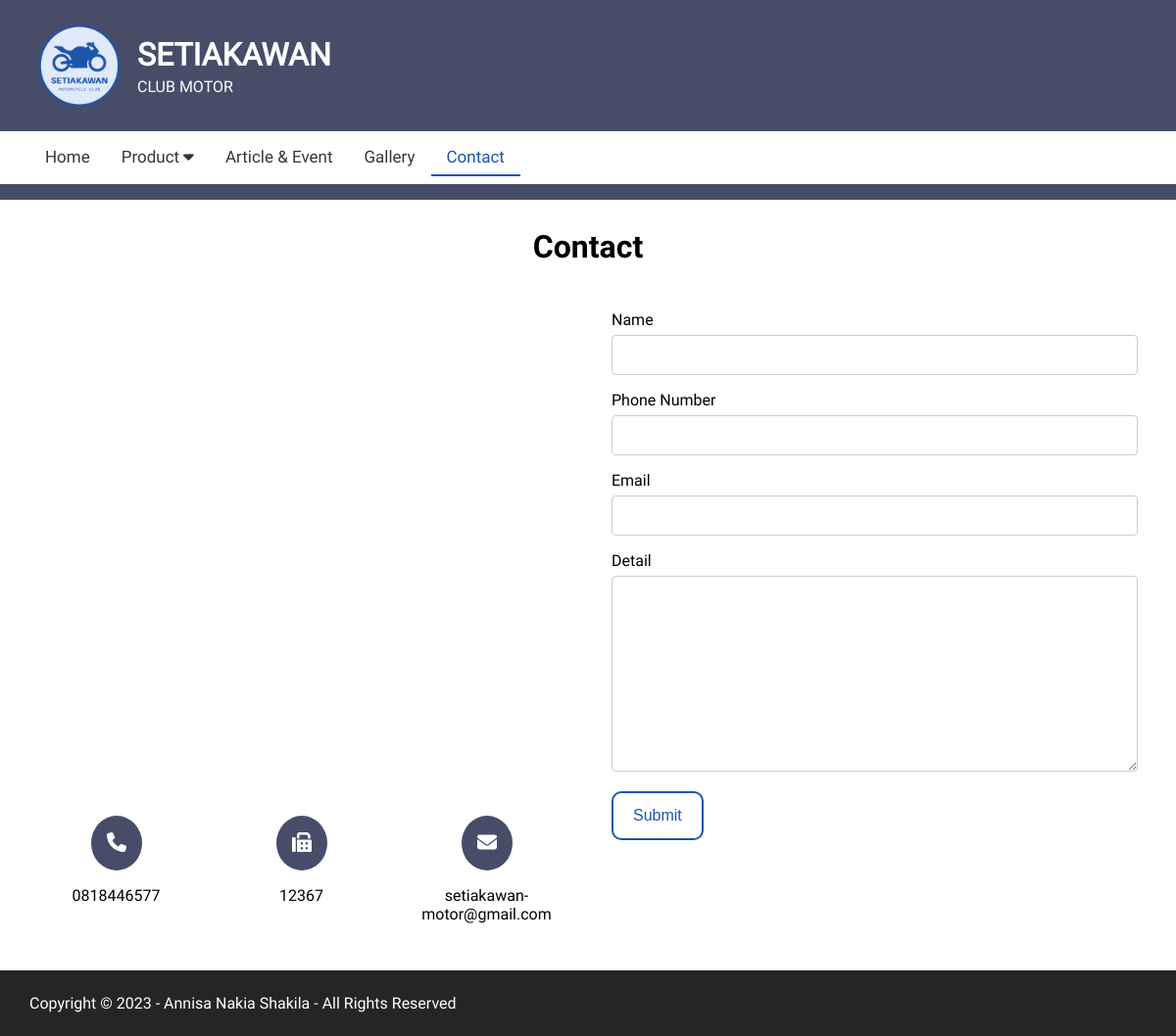
The page /contact.php on the database its author committed.
### tables this page shows
CREATE TABLE `company` (
  `id` int NOT NULL,
  `name` varchar(255) NOT NULL,
  `subname` varchar(255) NOT NULL,
  `email` varchar(255) DEFAULT NULL,
  `phone_no` varchar(15) DEFAULT NULL,
  `fax_no` varchar(50) DEFAULT NULL,
  `country` varchar(255) NOT NULL,
  `about` text,
  `visi` text,
  `misi` text,
  `logo` text,
  `alamat` text
);

### database.php (called while the page is built, shortened)
<?php
    class database{
        var $dbhost = "localhost";
        var $dbuser = "root";
        var $dbpass = "";
        var $dbname = "club-motor";
        var $db = "";
        function __construct(){
            try {
				$conn = new PDO("mysql:host=$this->dbhost;dbname=$this->dbname", $this->dbuser, $this->dbpass);
				$conn->exec("set names utf8");
                $conn->setAttribute(PDO::ATTR_ERRMODE, PDO::ERRMODE_EXCEPTION);
                $this->db = $conn;
			}
			catch (PDOException $e) {
                die("Connection failed: " . $e->getMessage());
			}
        }
        function getData($query){
            $row = $this->db->prepare($query);
            $row->execute();
            $data = $row->fetchAll();
            return $data;
        }
        function getCompany(){
            $query = "select * from company";
            $data = $this->getData($query);
            return $data[0] ?? null;
        }
    }
?>

### contact.php (the view, shortened to what this page needs)
<!DOCTYPE html>
<html>
<head>
    <?php
        $menu = 'contact.php';
        include 'include.php';
    ?>
</head>
<body>
<?php include 'header.php';?>
<div class="container bg-dark py-2"></div>
<div class="container">
    <div class="row my-2">
        <div class="col-md-12 mb-2">
            <h1 class="text-center"><b>Contact</b></h1>
            <div class="row mb-2">
                <div class="col-md-6 p-4">
                    <div class="mapouter mx-auto"><div class="gmap_canvas" style="border-radius:15px"><iframe width="600" height="500" id="gmap_canvas" src="https://maps.google.com/maps?q=bekasi&t=&z=13&ie=UTF8&iwloc=&output=embed" frameborder="0" scrolling="no" marginheight="0" marginwidth="0"><br></div></div>
                    <div class="row text-center mt-3">
                        <div class="col-md-4">
                            <div class="bg-dark radius-round p-3 d-inline-block mb-3">
                                <i class="fa-solid fa-phone text-white"></i>
                            </div><br>
                            <?php echo $company['phone_no'] ?? null ?>
                        </div>
                        <div class="col-md-4">
                            <div class="bg-dark radius-round p-3 d-inline-block mb-3">
                                <i class="fa-solid fa-fax text-white"></i>
                            </div><br>
                            <?php echo $company['fax_no'] ?? null ?>
                        </div>
                        <div class="col-md-4">
                            <div class="bg-dark radius-round p-3 d-inline-block mb-3">
                                <i class="fa-solid fa-envelope text-white"></i>
                            </div><br>
                            <?php echo $company['email'] ?? null ?>
                        </div>
                    </div>
                </div>
                <div class="col-md-6 p-4">
                <form action="save_contact.php" method="post">
                    <label for="name">Name</label>
                    <input type="text" id="name" name="name" required>
                    <label for="phone_no">Phone Number</label>
                    <input type="text" id="phone_no" name="phone_no" required>
                    <label for="email">Email</label>
                    <input type="text" id="email" name="email" required>
                    <label for="detail">Detail</label>
                    <textarea id="detail" name="detail"  style="height:200px" required></textarea>
                    <input type="submit" value="Submit" class="btn btn-blue">
                </form>
                </div>
            </div>
        </div>
    </div>
</div>
<?php include 'footer.php';?>
</body>
</html>

### header.php (shortened to what this page needs)
<div class="header container py-3">
    <table>
        <tr>
            <td class="text-center align-middle pe-2">
                <img src="<?php echo $company['logo'] ?? $defaultImage ?>" width="100px">
            </td>
            <td class="align-middle">
                <h1 class="mt-0 mb-1"><?php echo strtoupper($company['name'] ?? null) ?></h1>
                <?php echo strtoupper($company['subname'] ?? null) ?>
            </td>
        </tr>
    </table>
</div>
<nav class="topnav container py-2" id="myTopnav">
    <div class="topListNav">
        <a class="link <?php echo $menu == 'index.php'? 'active' : '' ?>" href="index.php">Home</a>
        <div class="dropdown <?php echo $menu == 'product.php'? 'active' : '' ?>">
            <button class="dropbtn <?php echo $menu == 'product.php'? 'active' : '' ?>">Product
                <i class="fa fa-caret-down"></i>
            </button>
        </div>
        <a class="link <?php echo $menu == 'article.php'? 'active' : '' ?>" href="article.php">Article & Event</a>
        <a class="link <?php echo $menu == 'gallery.php'? 'active' : '' ?>" href="gallery.php">Gallery</a>
        <a class="link <?php echo $menu == 'contact.php'? 'active' : '' ?>" href="contact.php">Contact</a>
    </div>
</nav>

### assets/css/grid.css (style rules this page uses)
* { -webkit-box-sizing: border-box; -moz-box-sizing: border-box; box-sizing: border-box; }
*:before, *:after { -webkit-box-sizing: border-box; -moz-box-sizing: border-box; box-sizing: border-box; }
.container:before, .container:after, .row:before, .row:after { display: table; content: " "; }
.row:after { clear: both; }
.row { margin-right: -15px; margin-left: -15px; }
.col-xs-1, .col-sm-1, .col-md-1, .col-lg-1, .col-xs-2, .col-sm-2, .col-md-2, .col-lg-2, .col-xs-3, .col-sm-3, .col-md-3, .col-lg-3, .col-xs-4, .col-sm-4, .col-md-4, .col-lg-4, .col-xs-5, .col-sm-5, .col-md-5, .col-lg-5, .col-xs-6, .col-sm-6, .col-md-6, .col-lg-6, .col-xs-7, .col-sm-7, .col-md-7, .col-lg-7, .col-xs-8, .col-sm-8, .col-md-8, .col-lg-8, .col-xs-9, .col-sm-9, .col-md-9, .col-lg-9, .col-xs-10, .col-sm-10, .col-md-10, .col-lg-10, .col-xs-11, .col-sm-11, .col-md-11, .col-lg-11, .col-xs-12, .col-sm-12, .col-md-12, .col-lg-12 { position: relative; min-height: 1px; padding-right: 15px; padding-left: 15px; }
@media (min-width: 992px) { .col-md-1, .col-md-2, .col-md-3, .col-md-4, .col-md-5, .col-md-6, .col-md-7, .col-md-8, .col-md-9, .col-md-10, .col-md-11, .col-md-12 { float: left; } }
@media (min-width: 992px) { .col-md-12 { width: 100%; } }
@media (min-width: 992px) { .col-md-6 { width: 50%; } }
@media (min-width: 992px) { .col-md-4 { width: 33.33333333%; } }

### assets/css/config.css (style rules this page uses)
.mx-auto { margin-right: auto !important; margin-left: auto !important; }
.my-2 { margin-top: 0.5rem !important; margin-bottom: 0.5rem !important; }
.mt-0 { margin-top: 0 !important; }
.mt-3 { margin-top: 1rem !important; }
.mb-1 { margin-bottom: 0.25rem !important; }
.mb-2 { margin-bottom: 0.5rem !important; }
.mb-3 { margin-bottom: 1rem !important; }
.p-3 { padding: 1rem !important; }
.p-4 { padding: 1.5rem !important; }
.py-2 { padding-top: 0.5rem !important; padding-bottom: 0.5rem !important; }
.py-3 { padding-top: 1rem !important; padding-bottom: 1rem !important; }
.pe-2 { padding-right: 0.5rem !important; }
.text-center { text-align: center !important; }
img, svg { vertical-align: middle; }
table { border-collapse: collapse; }
.align-middle { vertical-align: middle !important; }
thead, tbody, tfoot, tr, td, th { border-color: inherit; border-style: solid; border-width: 0; }
b { font-family: 'Roboto-bold'; }

### assets/css/main.css (style rules this page uses)
a { text-decoration: none; color: inherit; }
body { margin:0;font-family: 'Roboto'; }
.header { background-color: #474d69; color: #fff; }
.topnav { overflow: hidden; background-color: #fff; }
.topnav a.link { float: left; display: block; color: #373737; text-align: center; padding: 8px 16px; text-decoration: none; font-size: 17px; }
.active { border-bottom: 2px solid #1d55ad; color: #1d55ad !important; }
.dropdown { float: left; overflow: hidden; }
.dropdown .dropbtn { font-size: 17px; border: none; outline: none; color: #373737; padding: 8px 16px; background-color: inherit; font-family: inherit; margin: 0; }
.container { padding:0 30px }
.btn { border: 2px solid black; background-color: white; color: black; padding: 14px 20px; font-size: 16px; cursor: pointer; border-radius: 10px; text-decoration: none; display: inline-block; }
.btn-blue { border-color: #1d55ad; color: #1d55ad; }
.bg-dark { background-color: #474d69; }
.text-white { color:#fff; }
input[type=text], select, textarea { width: 100%; padding: 12px; border: 1px solid #ccc; border-radius: 4px; box-sizing: border-box; margin-top: 6px; margin-bottom: 16px; resize: vertical; }
.radius-round { border-radius: 50%; }
.d-inline-block { display: inline-block; font-size: 20px; }

### contact.php (style rules this page uses)
.mapouter { position:relative;text-align:right;height:500px;width:600px; }
.gmap_canvas { overflow:hidden;background:none!important;height:500px;width:600px; }

### rows shown on the page
company: logo (picture), name "SETIAKAWAN", subname "CLUB MOTOR", phone_no "0818446577", fax_no "12367", email "setiakawan-motor@gmail.com"
